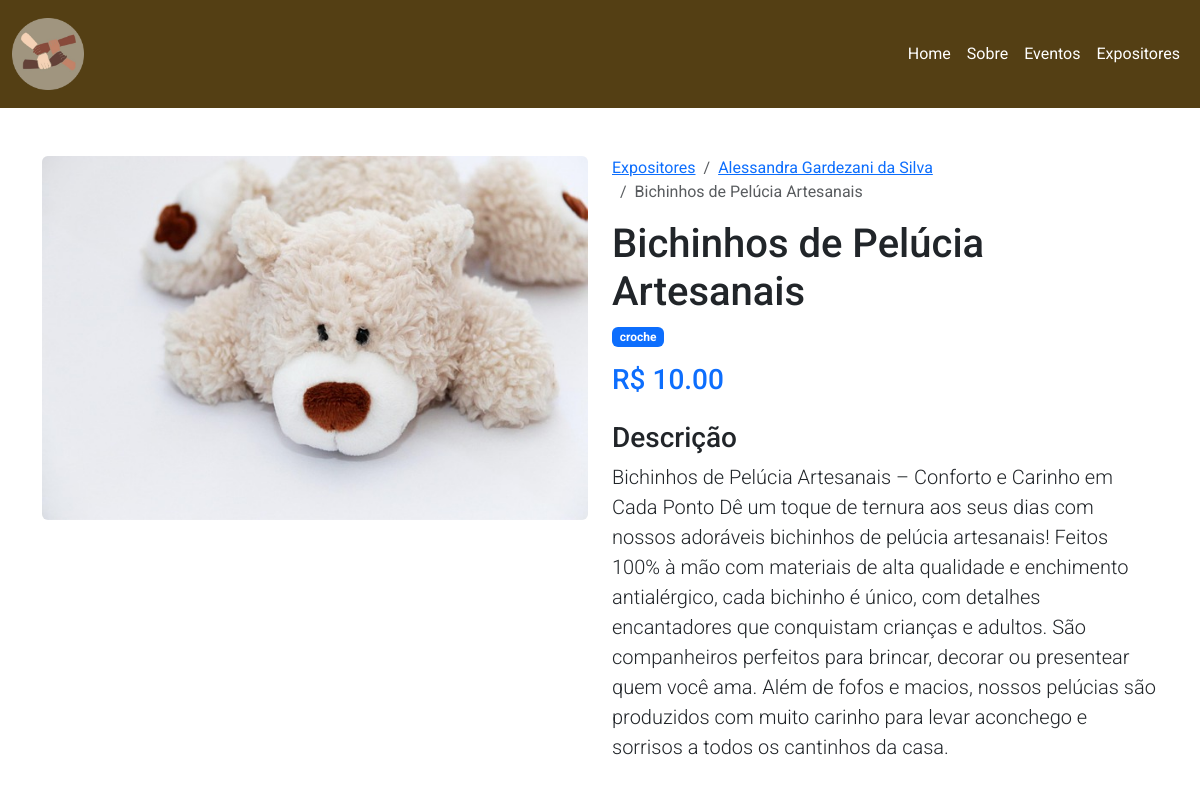
Page /expositores/produto/2/ on the committed database.
### expositores/models.py (models this page shows, shortened)
class Produto(models.Model):
    expositor = models.ForeignKey(Expositor, on_delete=models.CASCADE, related_name='produtos')
    nome = models.CharField(max_length=100)
    descricao = models.TextField()
    categoria = models.ForeignKey(CategoriaProduto, on_delete=models.SET_NULL, null=True, blank=True)
    preco = models.DecimalField(max_digits=10, decimal_places=2)
    imagem = models.ImageField(upload_to='produtos/imagens/')
    destaque = models.BooleanField(default=False)
    data_cadastro = models.DateTimeField(auto_now_add=True)
    class Meta:
        verbose_name = 'Produto'
        verbose_name_plural = 'Produtos'
        ordering = ['-destaque', 'nome']

class Expositor(models.Model):
    nome = models.CharField(max_length=100)
    slug = models.SlugField(max_length=100, unique=True)
    descricao = models.TextField(validators=[MinLengthValidator(50)])
    logo = models.ImageField(upload_to='expositores/logos/')
    website = models.URLField(blank=True)
    email = models.EmailField()
    telefone = models.CharField(max_length=20)
    ativo = models.BooleanField(default=True)
    data_cadastro = models.DateTimeField(auto_now_add=True)
    class Meta:
        verbose_name = 'Expositor'
        verbose_name_plural = 'Expositores'
        ordering = ['nome']

class CategoriaProduto(models.Model):
    nome = models.CharField(max_length=50)
    descricao = models.TextField(blank=True)
    class Meta:
        verbose_name = 'Categoria de Produto'
        verbose_name_plural = 'Categorias de Produtos'
    def __str__(self):
        return self.nome

### expositores/views.py (the view)
# urls.py: path('produto/<int:pk>/', views.detalhe_produto, name='detalhe_produto'),
def detalhe_produto(request, pk):
    produto = get_object_or_404(Produto, pk=pk)
    context = {
        'produto': produto,
        'titulo': f"Produto - {produto.nome}"
    }
    return render(request, 'expositores/produto.html', context)

### expositores/templates/expositores/produto.html (shortened to what this page needs)
{% extends 'base.html' %}
{% block content %}
<div class="container pt-5">
    <div class="row">
        <div class="col-md-6">
            <img src="{{ produto.imagem.url }}" class="img-fluid rounded" alt="{{ produto.nome }}">
        </div>
        <div class="col-md-6">
            <nav aria-label="breadcrumb">
                <ol class="breadcrumb">
                    <li class="breadcrumb-item">
                        <a href="{% url 'expositores:lista' %}">Expositores</a>
                    </li>
                    <li class="breadcrumb-item">
                        <a href="{% url 'expositores:detalhe' produto.expositor.slug %}">
                            {{ produto.expositor.nome }}
                        </a>
                    </li>
                    <li class="breadcrumb-item active" aria-current="page">{{ produto.nome }}</li>
                </ol>
            </nav>
            <h1>{{ produto.nome }}</h1>
            {% if produto.categoria %}
            <span class="badge bg-primary mb-3">{{ produto.categoria }}</span>
            {% endif %}
            <p class="h3 text-primary mb-4">R$ {{ produto.preco }}</p>
            <h3 class="mt-4">Descrição</h3>
            <p class="lead">{{ produto.descricao }}</p>
        </div>
    </div>
{% endblock %}

### home/static/css/style.css (style rules this page uses)
:root { --nav-height: 108px; --nav-color: #543f14; --nav-hover: #a0957f; --color1: #a0957f; --color2: #ebdfc9; --color3: #0a0a0a; --color4: #fefefe; }
* { font-family: "Roboto", sans-serif; }

### rows in the picture
Produto: imagem (picture), expositor.nome "Alessandra Gardezani da Silva", nome "Bichinhos de Pelúcia Artesanais", categoria "croche", preco "10.00", descricao "Bichinhos de Pelúcia Artesanais – Conforto e Carinho em Cada Ponto Dê um toque de ternura aos seus dias com nossos adoráveis bichinhos de pelúcia artesanais! Feitos 100% à mão com materiais de alta qualidade e enchimento antialérgico, cada bichinho é único, com detalhes encantadores que conquistam crianças e adultos. São companheiros perfeitos para brincar, decorar ou presentear quem você ama. Além de fofos e macios, nossos pelúcias são produzidos com muito carinho para levar aconchego e sorrisos a todos os cantinhos da casa."
